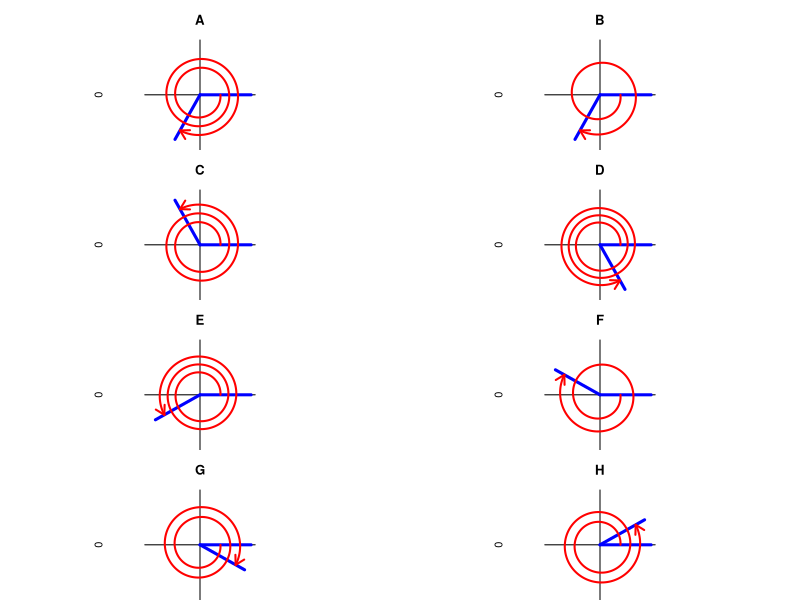
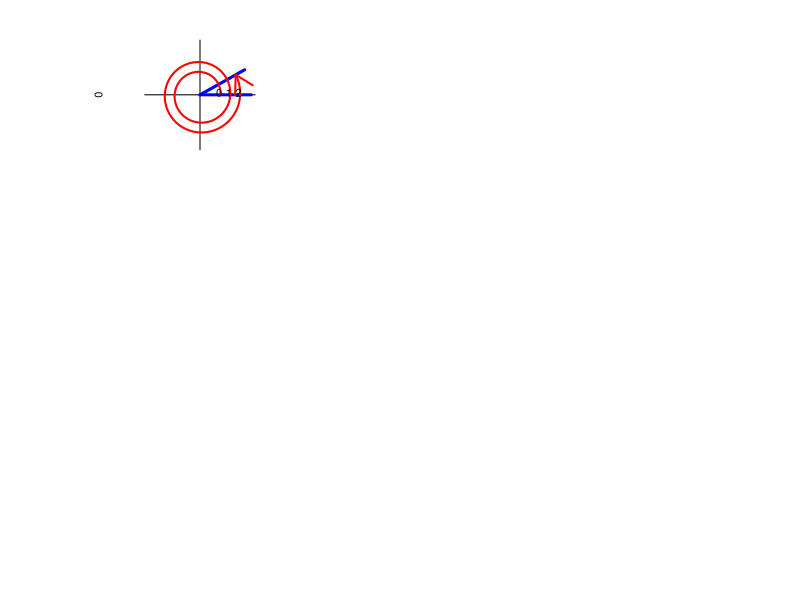

Here is the R script that generated these plots, in order:
## ---- chunk 1
while(T){
  ang = runif(1,1.1,3.9)*2*pi*sample(c(-1,1),1)
  deg = round(ang/pi*180)
  if(abs(deg%%90)>10 && abs(deg%%90)<80){break}
}
correct = c(0,ang)
wrong1 = c(0,-ang)
wrong2 = c(0,pi/2*sample(c(-1,1),1)+ang)
wrong3 = c(0,pi/2*sample(c(-1,1),1)-ang)
wrong4 = c(0,pi*sample(c(-1,1),1)+ang)
wrong5 = c(0,pi*sample(c(-1,1),1)-ang)
wrong6 = c(0,3*pi/2*sample(c(-1,1),1)+ang)
wrong7 = c(0,3*pi/2*sample(c(-1,1),1)-ang)
allchoices = list(correct,wrong1,wrong2,wrong3,wrong4,wrong5,wrong6,wrong7)
shuch = sample(allchoices)
sol = ""
for(i in 1:length(shuch)){
  if(shuch[[i]][1]==correct[1] && shuch[[i]][2]==correct[2]){
    sol = paste0(sol,"1",collapse="")
    sollet = LETTERS[i]
  } else {
    sol = paste0(sol,"0",collapse="")
  }
}

div = floor(abs(deg)/360)
rem = abs(deg)%%360

qts = rem%/%90
lq = qts*90
uq = (qts+1)*90

if(ang>0){
  wrd1 = "positive"
  wrd2 = "counterclockwise"
  q = qts+1
} else {
  wrd1 = "negative"
  wrd2 = "clockwise"
  q = 4-qts
}

qls = c("I","II","III","IV")

## ---- chunk 2
par(mfrow = c(4, 2))
for(i in 1:length(shuch)){
  par(mar=c(0,3,3,3),pty="s")
  plot(0,0,type="n",axes=F,xlim=c(-1,1),ylim=c(-1,1),main=LETTERS[i])
  abline(h=0)
  abline(v=0)
  a1 = shuch[[i]][1]
  a2 = shuch[[i]][2]
  lines(c(0,cos(a1)),c(0,sin(a1)),col="blue",lwd=3)
  lines(c(0,cos(a2)),c(0,sin(a2)),col="blue",lwd=3)
  len = 500
  th = seq(a1,a2,(a2-a1)/len)
  r = seq(0.4,0.8,0.4/len)
  lines(r*cos(th),r*sin(th),lwd=2,col="red")
  arrows(0.8*cos(th[len]),0.8*sin(th[len]),0.8*cos(th[len+1]),0.8*sin(th[len+1]),lwd=2,col="red",length=0.1)
}

## ---- chunk 3

par(mar=c(0,3,3,3),pty="s")
plot(0,0,type="n",axes=F,xlim=c(-1,1),ylim=c(-1,1))
abline(h=0)
abline(v=0)
a1 = correct[1]
a2 = correct[2]
lines(c(0,cos(a1)),c(0,sin(a1)),col="blue",lwd=3)
lines(c(0,cos(a2)),c(0,sin(a2)),col="blue",lwd=3)
len = 500
mi = 0.4
ma = 0.8
th = seq(a1,a2,(a2-a1)/len)
r = seq(mi,ma,(ma-mi)/len)
lines(r*cos(th),r*sin(th),lwd=2,col="red")
arrows(0.8*cos(th[len]),0.8*sin(th[len]),0.8*cos(th[len+1]),0.8*sin(th[len+1]),lwd=2,col="red",length=0.2)

for(i in 0:div){
  text(i/(abs(deg)/360)*(ma-mi)+mi-0.03,0.04,i)
}
